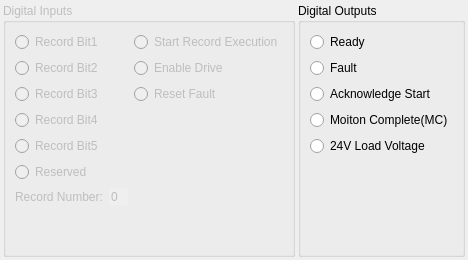
     <widget class="QWidget" name="tab_2">
      <attribute name="title">
       <string>Digital IO</string>
      </attribute>
      <layout class="QHBoxLayout" name="horizontalLayout_2">
       <property name="spacing">
        <number>3</number>
       </property>
       <property name="leftMargin">
        <number>3</number>
       </property>
       <property name="topMargin">
        <number>3</number>
       </property>
       <property name="rightMargin">
        <number>3</number>
       </property>
       <property name="bottomMargin">
        <number>3</number>
       </property>
       <item>
        <widget class="QGroupBox" name="groupBox">
         <property name="enabled">
          <bool>false</bool>
         </property>
         <property name="title">
          <string>Digital Inputs</string>
         </property>
         <layout class="QGridLayout" name="gridLayout_3">
          <item row="3" column="2">
           <widget class="QRadioButton" name="radioButton_12">
            <property name="sizePolicy">
             <sizepolicy hsizetype="Minimum" vsizetype="Preferred">
              <horstretch>0</horstretch>
              <verstretch>0</verstretch>
             </sizepolicy>
            </property>
            <property name="text">
             <string>Reset Fault</string>
            </property>
           </widget>
          </item>
          <item row="2" column="2">
           <widget class="QRadioButton" name="radioButton_11">
            <property name="sizePolicy">
             <sizepolicy hsizetype="Minimum" vsizetype="Preferred">
              <horstretch>0</horstretch>
              <verstretch>0</verstretch>
             </sizepolicy>
            </property>
            <property name="text">
             <string>Enable Drive</string>
            </property>
           </widget>
          </item>
          <item row="0" column="2">
           <widget class="QRadioButton" name="radioButton_10">
            <property name="sizePolicy">
             <sizepolicy hsizetype="Minimum" vsizetype="Preferred">
              <horstretch>0</horstretch>
              <verstretch>0</verstretch>
             </sizepolicy>
            </property>
            <property name="text">
             <string>Start Record Execution</string>
            </property>
           </widget>
          </item>
          <item row="7" column="0">
           <widget class="QLabel" name="label_4">
            <property name="sizePolicy">
             <sizepolicy hsizetype="Preferred" vsizetype="Preferred">
              <horstretch>0</horstretch>
              <verstretch>0</verstretch>
             </sizepolicy>
            </property>
            <property name="text">
             <string>Record Number:</string>
            </property>
           </widget>
          </item>
          <item row="8" column="0">
           <spacer name="verticalSpacer_3">
            <property name="orientation">
             <enum>Qt::Vertical</enum>
            </property>
            <property name="sizeHint" stdset="0">
             <size>
              <width>20</width>
              <height>40</height>
             </size>
            </property>
           </spacer>
          </item>
          <item row="7" column="1">
           <widget class="QSpinBox" name="spinRecNow">
            <property name="frame">
             <bool>false</bool>
            </property>
            <property name="buttonSymbols">
             <enum>QAbstractSpinBox::NoButtons</enum>
            </property>
           </widget>
          </item>
          <item row="6" column="0" colspan="2">
           <widget class="QRadioButton" name="radioButton_9">
            <property name="sizePolicy">
             <sizepolicy hsizetype="Minimum" vsizetype="Preferred">
              <horstretch>0</horstretch>
              <verstretch>0</verstretch>
             </sizepolicy>
            </property>
            <property name="text">
             <string>Reserved</string>
            </property>
           </widget>
          </item>
          <item row="5" column="0" colspan="2">
           <widget class="QRadioButton" name="radioButton_8">
            <property name="sizePolicy">
             <sizepolicy hsizetype="Minimum" vsizetype="Preferred">
              <horstretch>0</horstretch>
              <verstretch>0</verstretch>
             </sizepolicy>
            </property>
            <property name="text">
             <string>Record Bit5</string>
            </property>
           </widget>
          </item>
          <item row="4" column="0" colspan="2">
           <widget class="QRadioButton" name="radioButton_4">
            <property name="sizePolicy">
             <sizepolicy hsizetype="Minimum" vsizetype="Preferred">
              <horstretch>0</horstretch>
              <verstretch>0</verstretch>
             </sizepolicy>
            </property>
            <property name="text">
             <string>Record Bit4</string>
            </property>
            <property name="autoExclusive">
             <bool>false</bool>
            </property>
           </widget>
          </item>
          <item row="3" column="0" colspan="2">
           <widget class="QRadioButton" name="radioButton_3">
            <property name="sizePolicy">
             <sizepolicy hsizetype="Minimum" vsizetype="Preferred">
              <horstretch>0</horstretch>
              <verstretch>0</verstretch>
             </sizepolicy>
            </property>
            <property name="text">
             <string>Record Bit3</string>
            </property>
            <property name="autoExclusive">
             <bool>false</bool>
            </property>
           </widget>
          </item>
          <item row="2" column="0" colspan="2">
           <widget class="QRadioButton" name="radioButton_2">
            <property name="sizePolicy">
             <sizepolicy hsizetype="Minimum" vsizetype="Preferred">
              <horstretch>0</horstretch>
              <verstretch>0</verstretch>
             </sizepolicy>
            </property>
            <property name="text">
             <string>Record Bit2</string>
            </property>
            <property name="autoExclusive">
             <bool>false</bool>
            </property>
           </widget>
          </item>
          <item row="0" column="0" colspan="2">
           <widget class="QRadioButton" name="radioButton">
            <property name="sizePolicy">
             <sizepolicy hsizetype="Minimum" vsizetype="Preferred">
              <horstretch>0</horstretch>
              <verstretch>0</verstretch>
             </sizepolicy>
            </property>
            <property name="text">
             <string>Record Bit1</string>
            </property>
            <property name="autoExclusive">
             <bool>false</bool>
            </property>
           </widget>
          </item>
         </layout>
        </widget>
       </item>
       <item>
        <widget class="QGroupBox" name="groupBox_2">
         <property name="title">
          <string>Digital Outputs</string>
         </property>
         <layout class="QGridLayout" name="gridLayout_2">
          <item row="3" column="0">
           <widget class="QRadioButton" name="radioButton_moiton_complete">
            <property name="sizePolicy">
             <sizepolicy hsizetype="Minimum" vsizetype="Preferred">
              <horstretch>0</horstretch>
              <verstretch>0</verstretch>
             </sizepolicy>
            </property>
            <property name="text">
             <string>Moiton Complete(MC)</string>
            </property>
            <property name="autoExclusive">
             <bool>false</bool>
            </property>
           </widget>
          </item>
          <item row="4" column="0">
           <widget class="QRadioButton" name="radioButton_load_voltage">
            <property name="sizePolicy">
             <sizepolicy hsizetype="Minimum" vsizetype="Preferred">
              <horstretch>0</horstretch>
              <verstretch>0</verstretch>
             </sizepolicy>
            </property>
            <property name="text">
             <string>24V Load Voltage</string>
            </property>
            <property name="autoExclusive">
             <bool>false</bool>
            </property>
           </widget>
          </item>
          <item row="2" column="0">
           <widget class="QRadioButton" name="radioButton_acknowledge_start">
            <property name="sizePolicy">
             <sizepolicy hsizetype="Minimum" vsizetype="Preferred">
              <horstretch>0</horstretch>
              <verstretch>0</verstretch>
             </sizepolicy>
            </property>
            <property name="text">
             <string>Acknowledge Start</string>
            </property>
            <property name="autoExclusive">
             <bool>false</bool>
            </property>
           </widget>
          </item>
          <item row="1" column="0">
           <widget class="QRadioButton" name="radioButton_fault">
            <property name="sizePolicy">
             <sizepolicy hsizetype="Minimum" vsizetype="Preferred">
              <horstretch>0</horstretch>
              <verstretch>0</verstretch>
             </sizepolicy>
            </property>
            <property name="text">
             <string>Fault</string>
            </property>
            <property name="autoExclusive">
             <bool>false</bool>
            </property>
           </widget>
          </item>
          <item row="0" column="0">
           <widget class="QRadioButton" name="radioButton_ready">
            <property name="sizePolicy">
             <sizepolicy hsizetype="Minimum" vsizetype="Preferred">
              <horstretch>0</horstretch>
              <verstretch>0</verstretch>
             </sizepolicy>
            </property>
            <property name="text">
             <string>Ready</string>
            </property>
            <property name="autoExclusive">
             <bool>false</bool>
            </property>
           </widget>
          </item>
          <item row="5" column="0">
           <spacer name="verticalSpacer_4">
            <property name="orientation">
             <enum>Qt::Vertical</enum>
            </property>
            <property name="sizeHint" stdset="0">
             <size>
              <width>20</width>
              <height>40</height>
             </size>
            </property>
           </spacer>
          </item>
         </layout>
        </widget>
       </item>
      </layout>
     </widget>
